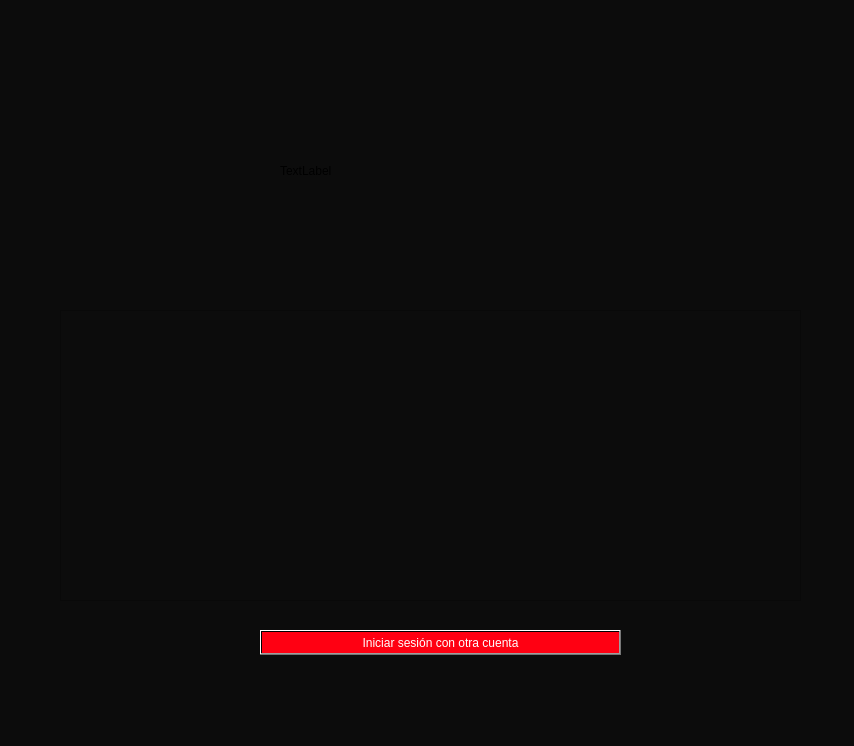
<?xml version="1.0" encoding="UTF-8"?>
<ui version="4.0">
 <class>LoginCuentas</class>
 <widget class="QWidget" name="LoginCuentas">
  <property name="geometry">
   <rect>
    <x>0</x>
    <y>0</y>
    <width>854</width>
    <height>746</height>
   </rect>
  </property>
  <property name="windowTitle">
   <string>Form</string>
  </property>
  <property name="styleSheet">
   <string notr="true">background-color:#0c0c0c;</string>
  </property>
  <widget class="QLabel" name="IMG">
   <property name="geometry">
    <rect>
     <x>280</x>
     <y>50</y>
     <width>301</width>
     <height>241</height>
    </rect>
   </property>
   <property name="text">
    <string>TextLabel</string>
   </property>
  </widget>
  <widget class="QPushButton" name="btn_OtraCuenta">
   <property name="geometry">
    <rect>
     <x>260</x>
     <y>630</y>
     <width>361</width>
     <height>25</height>
    </rect>
   </property>
   <property name="styleSheet">
    <string notr="true">background-color: qlineargradient(spread:pad, x1:0, y1:0, x2:0, y2:0, stop:0 rgba(255, 0, 18, 255), stop:1 rgba(255, 255, 255, 255));
color: white;</string>
   </property>
   <property name="text">
    <string>Iniciar sesión con otra cuenta</string>
   </property>
  </widget>
  <widget class="QWidget" name="widget" native="true">
   <property name="geometry">
    <rect>
     <x>60</x>
     <y>310</y>
     <width>741</width>
     <height>291</height>
    </rect>
   </property>
   <widget class="QScrollArea" name="scrollArea">
    <property name="geometry">
     <rect>
      <x>0</x>
      <y>0</y>
      <width>741</width>
      <height>291</height>
     </rect>
    </property>
    <property name="widgetResizable">
     <bool>true</bool>
    </property>
    <widget class="QWidget" name="scrollAreaWidgetContents_2">
     <property name="geometry">
      <rect>
       <x>0</x>
       <y>0</y>
       <width>739</width>
       <height>289</height>
      </rect>
     </property>
     <layout class="QGridLayout" name="gridLayout_3">
      <item row="0" column="0">
       <layout class="QGridLayout" name="lay_cuentas"/>
      </item>
     </layout>
    </widget>
   </widget>
  </widget>
 </widget>
 <resources/>
 <connections/>
</ui>
